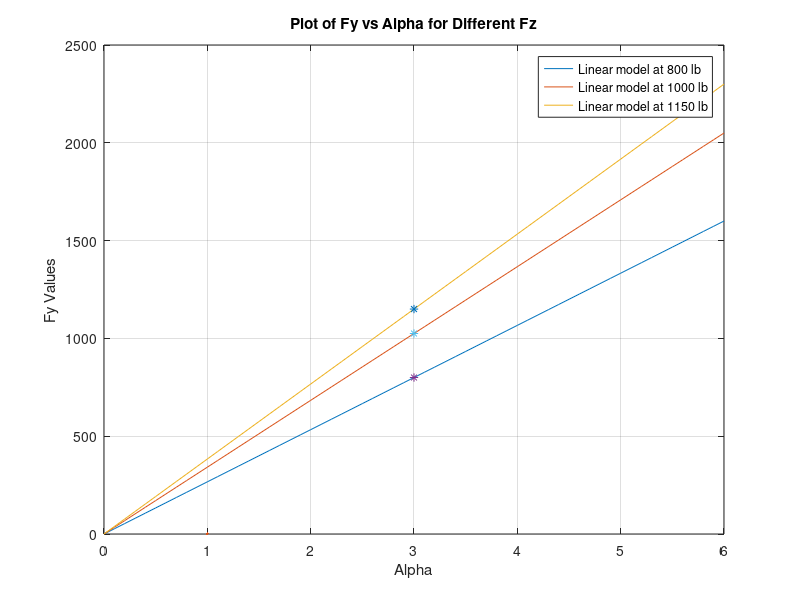

The MATLAB script that drew this image:
clc
close all
clear 
%%
A = [1 900 900^2;
     1 1350 1350^2;
     1 1800 1800^2];

b = [800/3;1025/3;1150/3];

x = A^-1 * b;


Fz = [900 1350 1800];

alpha = 0:0.1:6;

for i = 1:length(Fz)
    C(i) = x(1) + x(2)*Fz(i) + x(3)*Fz(i)^2;
    Fy(:,i) = C(i)*alpha;
end

figure
plot(alpha,Fy(:,:))
hold on 
plot(3,(x(1) + x(2)*Fz(1) + x(3)*Fz(1)^2)*3,"*",LineWidth=2)
hold on 
plot(3,(x(1) + x(2)*Fz(2) + x(3)*Fz(2)^2)*3,"*",LineWidth=2)
hold on 
plot(3,(x(1) + x(2)*Fz(3) + x(3)*Fz(3)^2)*3,"*",LineWidth=2)
xlabel('Alpha');
ylabel('Fy Values');
title('Plot of Fy vs Alpha for Different Fz');
grid on;

legend("Linear model at 800 lb","Linear model at 1000 lb","Linear model at 1150 lb")
